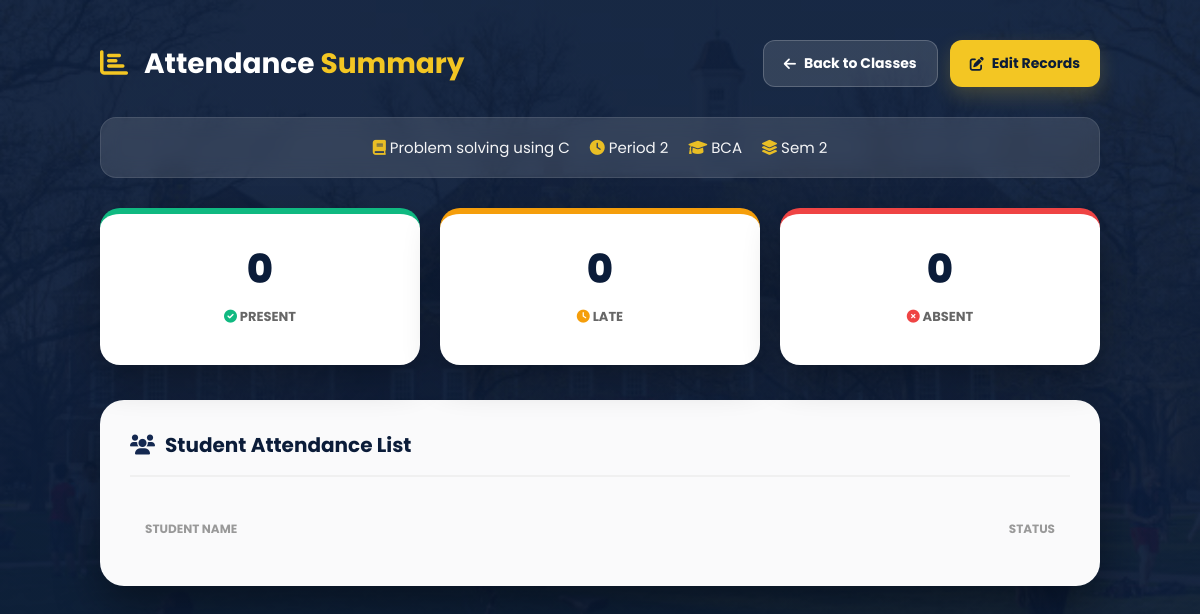
/attendance/summary/66/ (signed in), run on an earlier commit of the app's database.
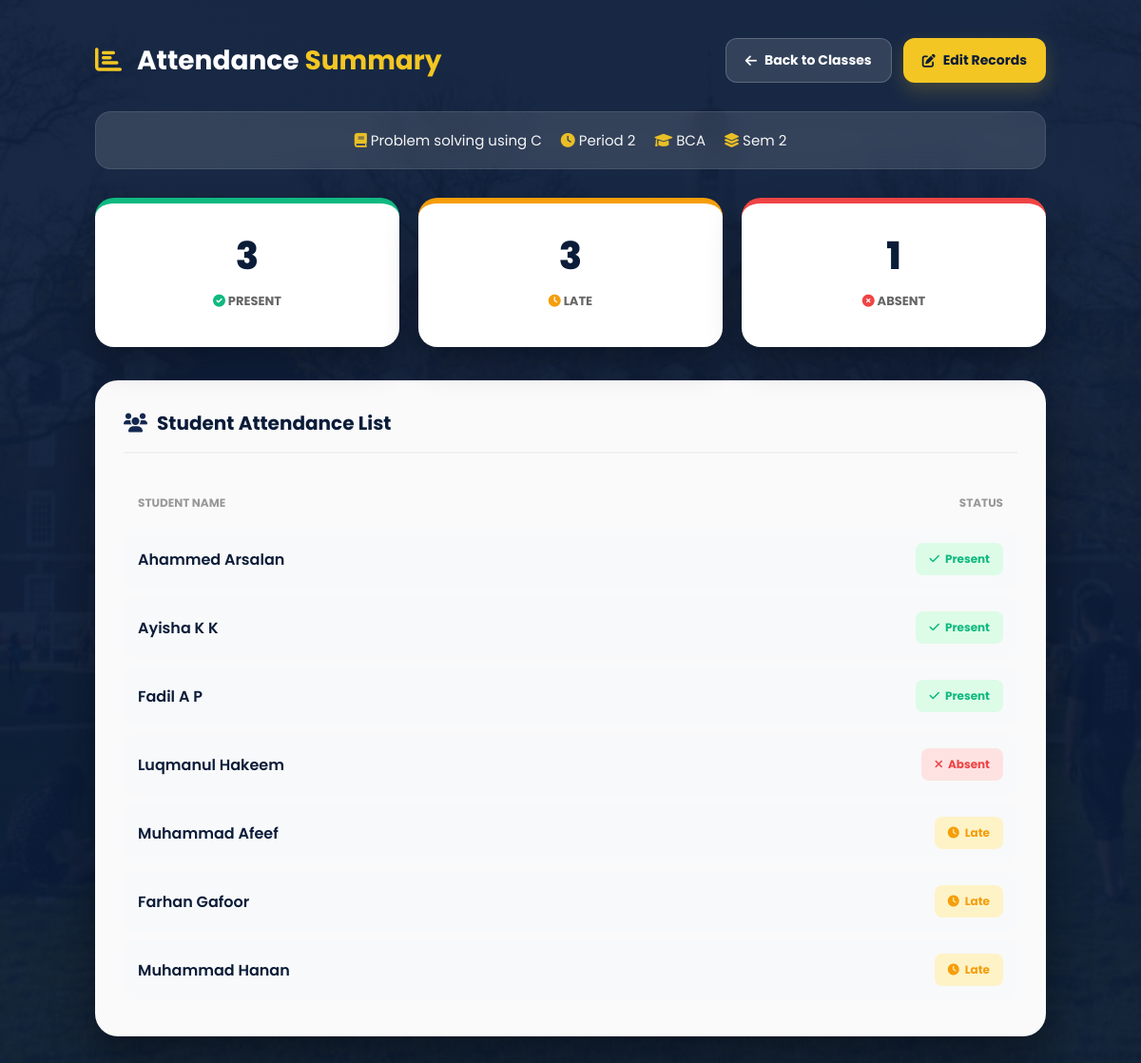
And on a later commit of the database.
### attendance/models.py (models this page shows)
class Attendance(models.Model):
    student = models.ForeignKey(Student, on_delete=models.CASCADE)
    subject = models.ForeignKey(Subject, on_delete=models.CASCADE)
    date = models.DateField(default=timezone.now)
    period = models.PositiveIntegerField()  # 1 to 7
    status = models.CharField(max_length=1, choices=ATTENDANCE_STATUS)
    semester = models.PositiveIntegerField(blank=True,null=True)
    class Meta:
        unique_together = ('student', 'subject', 'date', 'period')

### students/models.py (models this page shows, shortened)
class Student(models.Model):
    COURSE_CHOICES = (
        ('BCA', 'BCA'),
        ('BSC_CS', 'BSc Computer Science'),
        ('BSC_IT', 'BSc Information Technology'),
        ('BCOM', 'BCom'),
        ('BA', 'BA'),
    )
    user = models.OneToOneField(
        User,
        on_delete=models.CASCADE,
        related_name='student_profile',blank=True,null=True
    )
    course = models.CharField(max_length=20, choices=COURSE_CHOICES)
    SEMESTER_CHOICES = [
    (1, '1st Semester'),
    (2, '2nd Semester'),
    (3, '3rd Semester'),
    (4, '4th Semester'),
    (5, '5th Semester'),
    (6, '6th Semester'),
    ]
    semester = models.PositiveIntegerField(
        choices=SEMESTER_CHOICES,
        default=1
    )
    parent = models.OneToOneField(
        User,
        on_delete=models.CASCADE,
        related_name='parent_student',
        null=True,
        blank=True
    )
    first_name = models.CharField(max_length=50,blank=True)   # Student first name
    last_name = models.CharField(max_length=50,blank=True)    # Student last name
    father_name = models.CharField(max_length=100,blank=True)
    mother_name = models.CharField(max_length=100,blank=True)
    register_number = models.CharField(
        max_length=20,
        unique=True,blank=True
    )
    date_of_birth = models.DateField()
    profile_photo = models.ImageField(
        upload_to='student_profiles/',
        blank=True,
        null=True
    )
    parent_email = models.EmailField(blank=True, null=True)
    otp = models.CharField(max_length=6, blank=True, null=True)  # store OTP
    otp_created_at = models.DateTimeField(blank=True, null=True)  # store OTP timestamp

### attendance/views.py (the view)
# urls.py: path('summary/<int:timetable_id>/', views.attendance_summary, name='attendance_summary'),
@login_required
def attendance_summary(request, timetable_id):
    timetable = get_object_or_404(TimeTable, id=timetable_id)
    today = timezone.now().date()
    attendance_qs = Attendance.objects.filter(
        subject=timetable.subject,
        period=timetable.period_number,
        date=today
    ).select_related('student')
    total_students = attendance_qs.count()
    present_count = attendance_qs.filter(status='P').count()
    late_count = attendance_qs.filter(status='L').count()
    absent_count = attendance_qs.filter(status='A').count()
    return render(request, 'attendance/summary.html', {
        'timetable': timetable,
        'attendance': attendance_qs,
        'total_students': total_students,
        'present_count': present_count,
        'late_count': late_count,
        'absent_count': absent_count,
    })

### notifications/context_processors.py (called while the page is built)
def notification_count(request):
    if request.user.is_authenticated:
        count = Notification.objects.filter(
            recipient=request.user,
            is_read=False
        ).count()
    else:
        count = 0
    return {
        'unread_notification_count': count
    }

### templates/attendance/summary.html (shortened to what this page needs)
{% extends 'base.html' %}
{% load static %}
{% block content %}
<link rel="stylesheet" href="https://cdnjs.cloudflare.com/ajax/libs/font-awesome/6.0.0/css/all.min.css">
<div class="dashboard-wrapper">
    <div class="summary-header">
        <h2 class="page-title">
            <i class="fas fa-chart-bar"></i> Attendance <span>Summary</span>
        </h2>
        <div class="header-actions">
            <a href="{% url 'attendance_home' %}" class="btn-action btn-back">
                <i class="fas fa-arrow-left"></i> Back to Classes
            </a>
            <a href="{% url 'edit_attendance' timetable.id %}" class="btn-action btn-edit">
                <i class="fas fa-edit"></i> Edit Records
            </a>
        </div>
    </div>
    <div class="widget info-widget">
        <p>
            <span><i class="fas fa-book"></i> {{ timetable.subject.name }}</span>
            <span><i class="fas fa-clock"></i> Period {{ timetable.period_number }}</span>
            <span><i class="fas fa-graduation-cap"></i> {{ timetable.course }}</span>
            <span><i class="fas fa-layer-group"></i> Sem {{ timetable.semester }}</span>
        </p>
    </div>
    <div class="stats-row">
        <div class="stat-card">
            <h2>{{ present_count }}</h2>
            <p><i class="fas fa-check-circle" style="color: var(--present-color)"></i> Present</p>
        </div>
        <div class="stat-card">
            <h2>{{ late_count }}</h2>
            <p><i class="fas fa-clock" style="color: var(--late-color)"></i> Late</p>
        </div>
        <div class="stat-card">
            <h2>{{ absent_count }}</h2>
            <p><i class="fas fa-times-circle" style="color: var(--absent-color)"></i> Absent</p>
        </div>
    </div>
    <div class="widget">
        <h3><i class="fas fa-users" style="color: var(--navy)"></i> Student Attendance List</h3>
        <table class="attendance-table">
            <thead>
                <tr>
                    <th>Student Name</th>
                    <th style="text-align: right;">Status</th>
                </tr>
            </thead>
            <tbody>
                {% for a in attendance %}
                <tr>
                    <td>{{ a.student.first_name }} {{ a.student.last_name }}</td>
                    <td>
                        {% if a.status == 'P' %}
                        <span class="badge present"><i class="fas fa-check"></i> Present</span>
                        {% elif a.status == 'L' %}
                        <span class="badge late"><i class="fas fa-clock"></i> Late</span>
                        {% else %}
                        <span class="badge absent"><i class="fas fa-times"></i> Absent</span>
                        {% endif %}
                    </td>
                </tr>
                {% endfor %}
            </tbody>
        </table>
    </div>
</div>
{% endblock %}

What changed in the data, as far as the page shows it:
added Attendance: student.first_name "Ahammed", student.last_name "Arsalan", status "P" (drawn)
added Attendance: student.first_name "Ayisha", student.last_name "K K", status "P" (drawn)
added Attendance: student.first_name "Fadil", student.last_name "A P", status "P" (drawn)
added Attendance: student.first_name "Luqmanul", student.last_name "Hakeem", status "A" (drawn)
added Attendance: student.first_name "Muhammad", student.last_name "Afeef", status "L" (drawn)
added Attendance: student.first_name "Farhan", student.last_name "Gafoor", status "L" (drawn)
added Attendance: student.first_name "Muhammad", student.last_name "Hanan", status "L" (drawn)
Also different on the page:
{{ present_count }}: "0" → "3"
{{ late_count }}: "0" → "3"
{{ absent_count }}: "0" → "1"
